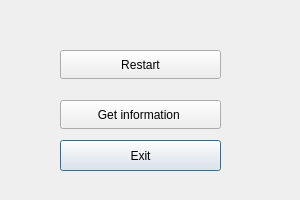
<?xml version="1.0" encoding="UTF-8"?>
<ui version="4.0">
 <class>Choose</class>
 <widget class="QDialog" name="Choose">
  <property name="geometry">
   <rect>
    <x>0</x>
    <y>0</y>
    <width>300</width>
    <height>200</height>
   </rect>
  </property>
  <property name="minimumSize">
   <size>
    <width>300</width>
    <height>200</height>
   </size>
  </property>
  <property name="maximumSize">
   <size>
    <width>300</width>
    <height>200</height>
   </size>
  </property>
  <property name="sizeIncrement">
   <size>
    <width>0</width>
    <height>0</height>
   </size>
  </property>
  <property name="windowTitle">
   <string>Menu</string>
  </property>
  <widget class="QPushButton" name="exit">
   <property name="geometry">
    <rect>
     <x>60</x>
     <y>140</y>
     <width>161</width>
     <height>31</height>
    </rect>
   </property>
   <property name="minimumSize">
    <size>
     <width>0</width>
     <height>0</height>
    </size>
   </property>
   <property name="text">
    <string>Exit</string>
   </property>
  </widget>
  <widget class="QPushButton" name="restart">
   <property name="geometry">
    <rect>
     <x>60</x>
     <y>50</y>
     <width>161</width>
     <height>29</height>
    </rect>
   </property>
   <property name="text">
    <string>Restart</string>
   </property>
  </widget>
  <widget class="QPushButton" name="information">
   <property name="geometry">
    <rect>
     <x>60</x>
     <y>100</y>
     <width>161</width>
     <height>29</height>
    </rect>
   </property>
   <property name="text">
    <string>Get information </string>
   </property>
  </widget>
  <widget class="QLabel" name="winners">
   <property name="geometry">
    <rect>
     <x>80</x>
     <y>10</y>
     <width>101</width>
     <height>21</height>
    </rect>
   </property>
   <property name="text">
    <string/>
   </property>
  </widget>
 </widget>
 <resources/>
 <connections/>
</ui>
